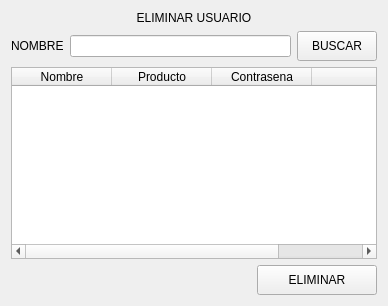
                 <widget class="QWidget" name="Pagina_EliminarUsuario">
                  <layout class="QVBoxLayout" name="verticalLayout_12">
                   <item>
                    <widget class="QLabel" name="label_EliminarUsuario">
                     <property name="text">
                      <string>ELIMINAR USUARIO</string>
                     </property>
                     <property name="alignment">
                      <set>Qt::AlignCenter</set>
                     </property>
                    </widget>
                   </item>
                   <item>
                    <layout class="QHBoxLayout" name="horizontalLayout_10">
                     <item>
                      <widget class="QLabel" name="Label_NombreEliminarUsuario">
                       <property name="text">
                        <string>NOMBRE</string>
                       </property>
                      </widget>
                     </item>
                     <item>
                      <widget class="QLineEdit" name="lineEdit_EliminarUsuario"/>
                     </item>
                     <item>
                      <widget class="QPushButton" name="Boton_BuscarUsuario_2">
                       <property name="minimumSize">
                        <size>
                         <width>0</width>
                         <height>30</height>
                        </size>
                       </property>
                       <property name="text">
                        <string>BUSCAR</string>
                       </property>
                      </widget>
                     </item>
                    </layout>
                   </item>
                   <item>
                    <widget class="QTableWidget" name="tabla_eliminarUsuario">
                     <column>
                      <property name="text">
                       <string>Nombre</string>
                      </property>
                     </column>
                     <column>
                      <property name="text">
                       <string>Producto</string>
                      </property>
                     </column>
                     <column>
                      <property name="text">
                       <string>Contrasena</string>
                      </property>
                     </column>
                     <column>
                      <property name="text">
                       <string/>
                      </property>
                     </column>
                    </widget>
                   </item>
                   <item>
                    <layout class="QHBoxLayout" name="horizontalLayout_11">
                     <item>
                      <widget class="QLabel" name="label_18">
                       <property name="minimumSize">
                        <size>
                         <width>200</width>
                         <height>30</height>
                        </size>
                       </property>
                       <property name="text">
                        <string/>
                       </property>
                      </widget>
                     </item>
                     <item>
                      <spacer name="horizontalSpacer_7">
                       <property name="orientation">
                        <enum>Qt::Horizontal</enum>
                       </property>
                       <property name="sizeHint" stdset="0">
                        <size>
                         <width>40</width>
                         <height>20</height>
                        </size>
                       </property>
                      </spacer>
                     </item>
                     <item>
                      <widget class="QPushButton" name="Boton_EliminarUsuario_3">
                       <property name="minimumSize">
                        <size>
                         <width>120</width>
                         <height>30</height>
                        </size>
                       </property>
                       <property name="text">
                        <string>ELIMINAR</string>
                       </property>
                      </widget>
                     </item>
                    </layout>
                   </item>
                  </layout>
                 </widget>
